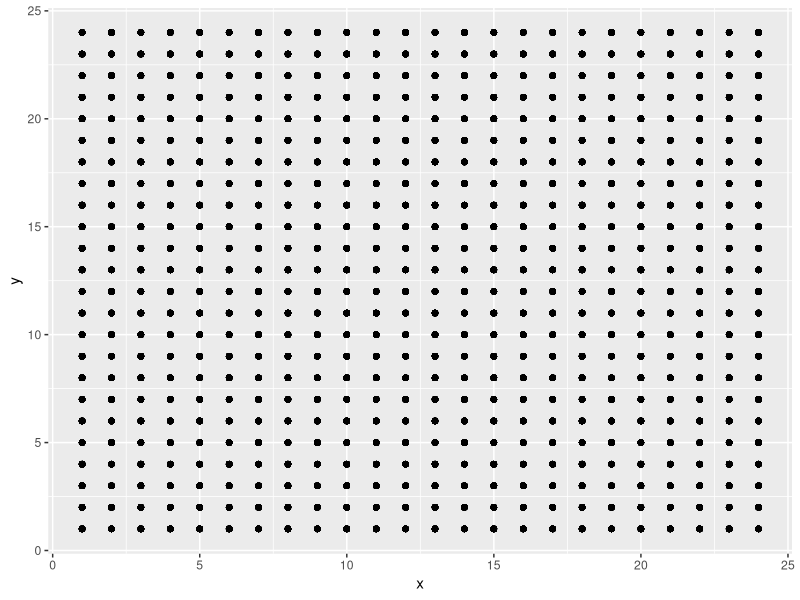
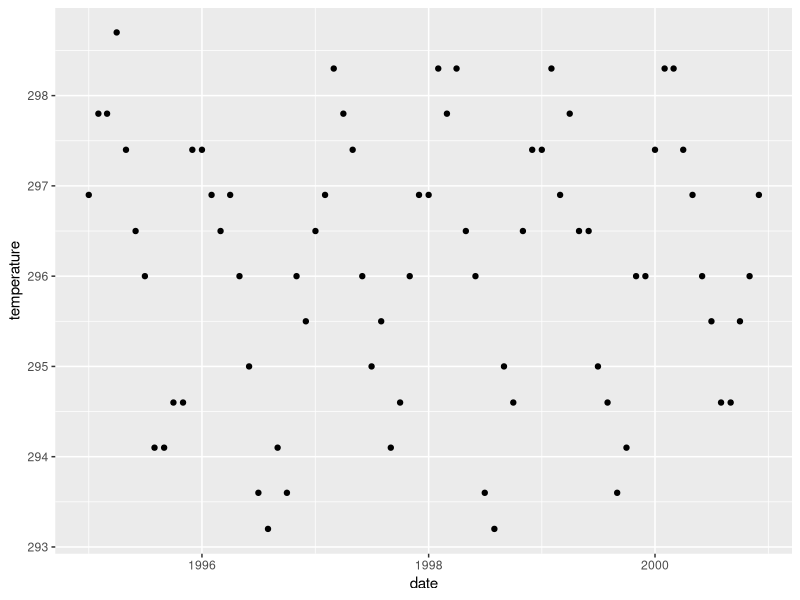
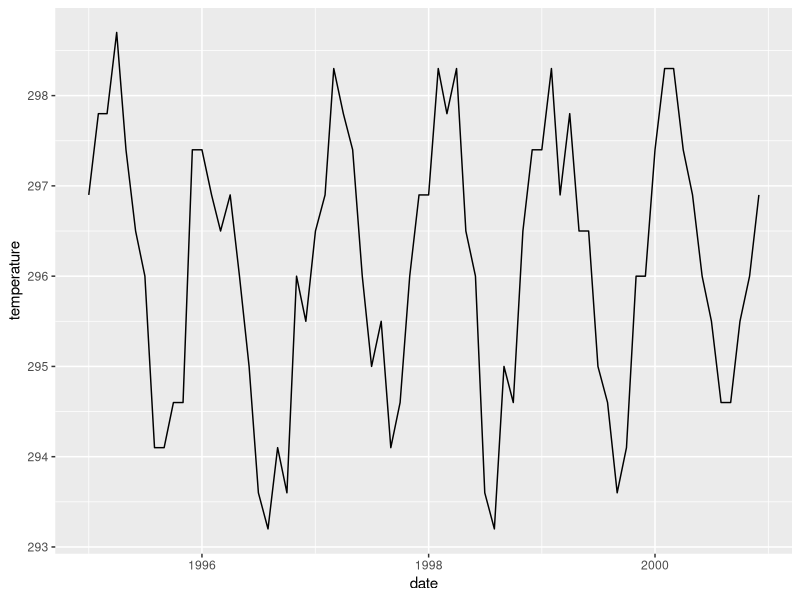
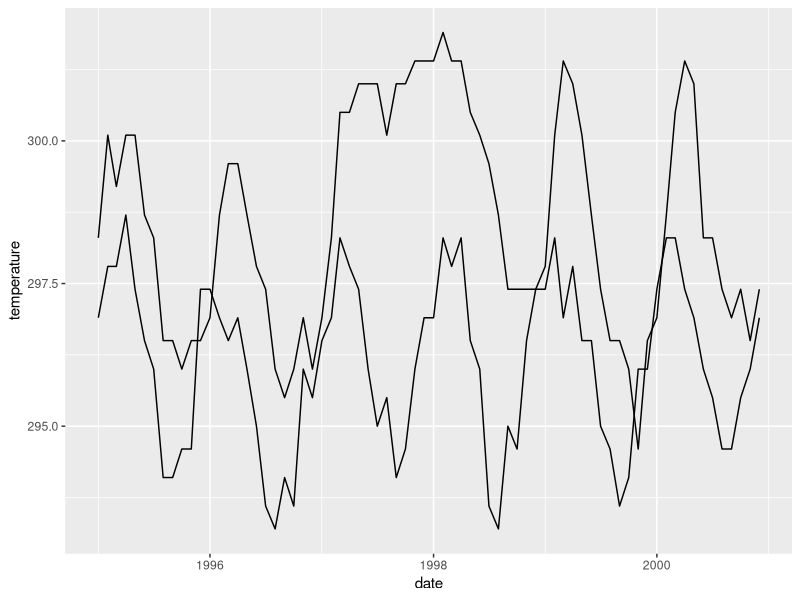

Generate these figures, in order, with R:
## ---- chunk 1
knitr::opts_chunk$set(echo = TRUE)
library(tidyverse)
library(lubridate)
## ---- chunk 2
data(nasa, package="GGally")
head(nasa)
## ---- chunk 3
nasa %>% group_by(x, y) %>% tally() %>% head()

nasa %>% ggplot(aes(x =x , y = y)) + geom_point()
## ---- chunk 4
str(nasa$date)
summary(nasa$date)
## ---- chunk 5
nasa %>% filter(x == 1, y == 1) %>%
  ggplot(aes(x = date, y = temperature)) + geom_point()
## ---- chunk 6
nasa %>% filter(x == 1, y == 1) %>%
  ggplot(aes(x = date, y = temperature)) + geom_line()
## ---- chunk 7
nasa %>% filter(x == 1, y %in% c(1, 10)) %>%
  ggplot(aes(x = date, y = temperature, group=id)) + geom_line()
